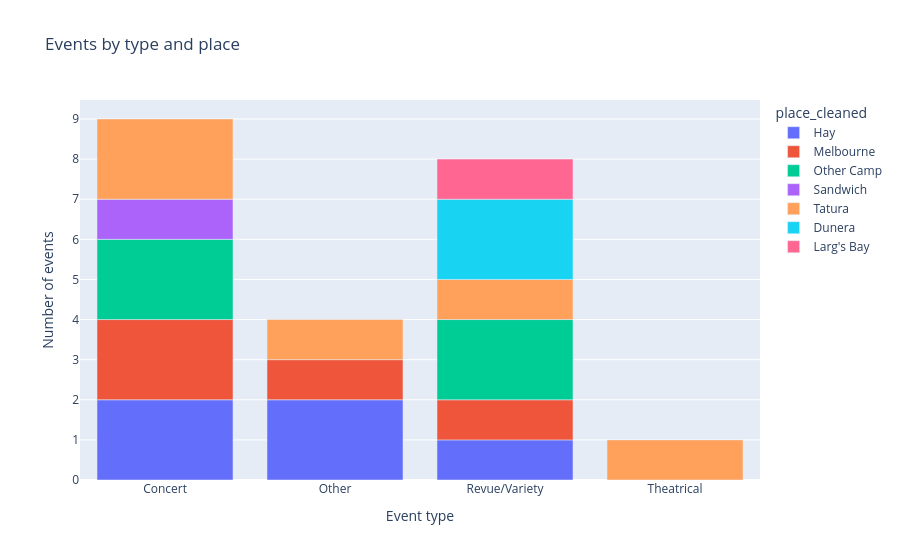

This figure's notebook cell:
### Code cell
fig = px.bar(places_event_types,
    x="type_category", 
    y="count",
    color='place_cleaned',
    title="Events by type and place",
    labels={"type_category": "Event type", "count": "Number of events"},
)
fig.show()

### Figure 1 — Plotly figure (JSON) as saved in the notebook; plotly's stock layout.template omitted (floating-point values rounded to 4 significant figures)
{"data": [{"hovertemplate": "place_cleaned=Hay<br>Event type=%{x}<br>Number of events=%{y}<extra></extra>", "legendgroup": "Hay", "marker": {"color": "#636efa", "pattern": {"shape": ""}}, "name": "Hay", "orientation": "v", "showlegend": true, "textposition": "auto", "type": "bar", "x": ["Concert", "Other", "Revue/Variety"], "xaxis": "x", "y": [2, 2, 1], "yaxis": "y"}, {"hovertemplate": "place_cleaned=Melbourne<br>Event type=%{x}<br>Number of events=%{y}<extra></extra>", "legendgroup": "Melbourne", "marker": {"color": "#EF553B", "pattern": {"shape": ""}}, "name": "Melbourne", "orientation": "v", "showlegend": true, "textposition": "auto", "type": "bar", "x": ["Concert", "Other", "Revue/Variety"], "xaxis": "x", "y": [2, 1, 1], "yaxis": "y"}, {"hovertemplate": "place_cleaned=Other Camp<br>Event type=%{x}<br>Number of events=%{y}<extra></extra>", "legendgroup": "Other Camp", "marker": {"color": "#00cc96", "pattern": {"shape": ""}}, "name": "Other Camp", "orientation": "v", "showlegend": true, "textposition": "auto", "type": "bar", "x": ["Concert", "Revue/Variety"], "xaxis": "x", "y": [2, 2], "yaxis": "y"}, {"hovertemplate": "place_cleaned=Sandwich<br>Event type=%{x}<br>Number of events=%{y}<extra></extra>", "legendgroup": "Sandwich", "marker": {"color": "#ab63fa", "pattern": {"shape": ""}}, "name": "Sandwich", "orientation": "v", "showlegend": true, "textposition": "auto", "type": "bar", "x": ["Concert"], "xaxis": "x", "y": [1], "yaxis": "y"}, {"hovertemplate": "place_cleaned=Tatura<br>Event type=%{x}<br>Number of events=%{y}<extra></extra>", "legendgroup": "Tatura", "marker": {"color": "#FFA15A", "pattern": {"shape": ""}}, "name": "Tatura", "orientation": "v", "showlegend": true, "textposition": "auto", "type": "bar", "x": ["Concert", "Other", "Revue/Variety", "Theatrical"], "xaxis": "x", "y": [2, 1, 1, 1], "yaxis": "y"}, {"hovertemplate": "place_cleaned=Dunera<br>Event type=%{x}<br>Number of events=%{y}<extra></extra>", "legendgroup": "Dunera", "marker": {"color": "#19d3f3", "pattern": {"shape": ""}}, "name": "Dunera", "orientation": "v", "showlegend": true, "textposition": "auto", "type": "bar", "x": ["Revue/Variety"], "xaxis": "x", "y": [2], "yaxis": "y"}, {"hovertemplate": "place_cleaned=Larg's Bay<br>Event type=%{x}<br>Number of events=%{y}<extra></extra>", "legendgroup": "Larg's Bay", "marker": {"color": "#FF6692", "pattern": {"shape": ""}}, "name": "Larg's Bay", "orientation": "v", "showlegend": true, "textposition": "auto", "type": "bar", "x": ["Revue/Variety"], "xaxis": "x", "y": [1], "yaxis": "y"}], "layout": {"barmode": "relative", "legend": {"title": {"text": "place_cleaned"}, "tracegroupgap": 0}, "title": {"text": "Events by type and place"}, "xaxis": {"anchor": "y", "domain": [0, 1], "title": {"text": "Event type"}}, "yaxis": {"anchor": "x", "domain": [0, 1], "title": {"text": "Number of events"}}}}
